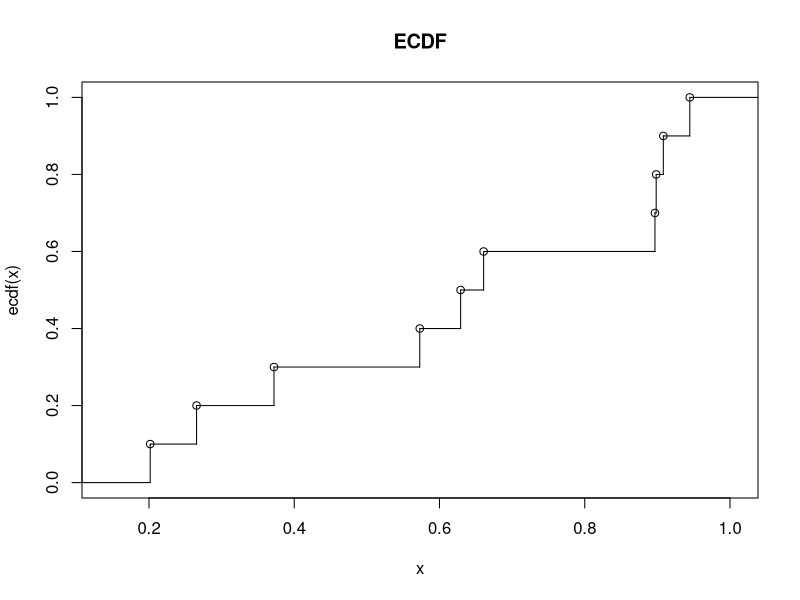
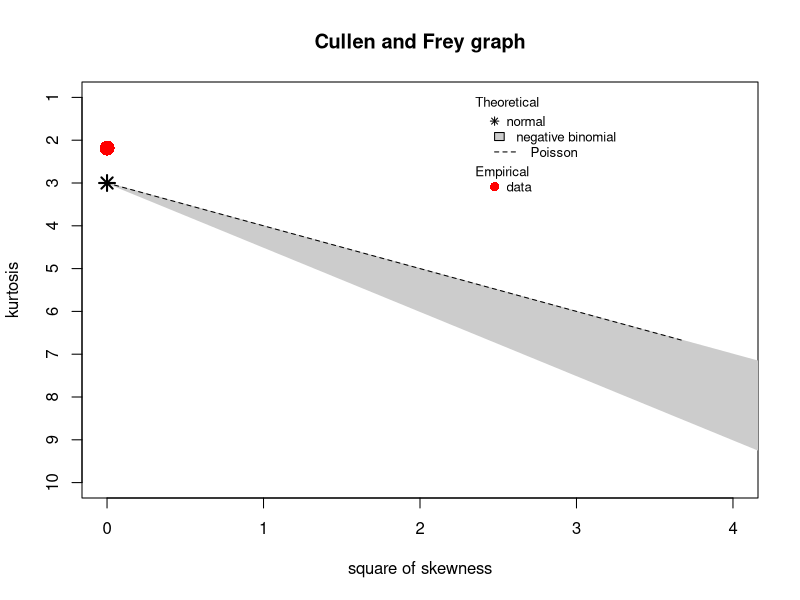
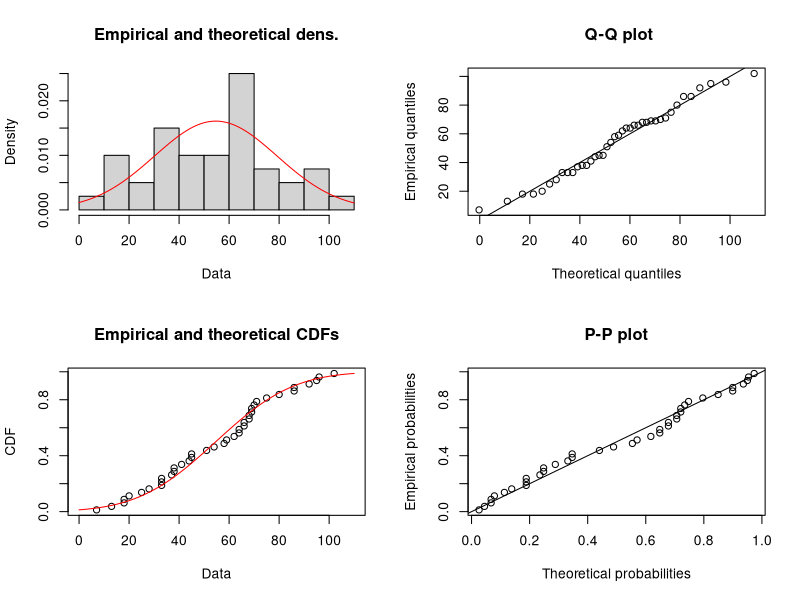
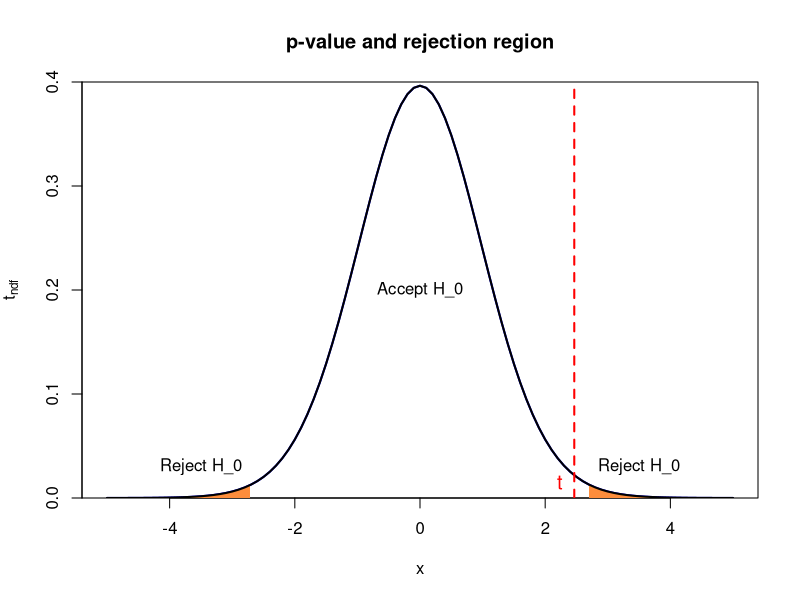

The R source for these figures, in order:
## ---- chunk 1
knitr::opts_chunk$set(echo = TRUE)
## ---- chunk 2
n <- 10000000; z <- rnorm(n)
zneg <- 0;j <- 1
system.time(
  for (i in 1:n) {
    if (z[i]<0) {
      zneg[j] <- z[i] 
      j <- j + 1
  }
})
## ---- chunk 3
system.time({
zneg2 <- z[z < 0]
})

sum(zneg != zneg2)
## ---- chunk 4
set.seed(0); n <- 1000
A <- matrix(runif(n*n),n,n); 
x.true <- runif(n) 
y <- A%*%x.true
## ---- chunk 5
system.time({
  A_inv = solve(A) 
  x1 <- A_inv %*% y
})
mean(abs(x.true - x1))
## ---- chunk 6
system.time({
  x2 <- solve(A, y)
  }
)
mean(abs(x.true - x2))
## ---- chunk 7
my_ecdf <- function(x){
  r <- sort.int(x, index.return = TRUE)
  x.sorted <- r$x
  idxs <- r$ix 

  l <- length(x.sorted)
  m_ecdf <- seq(l)          # just initialize a sequence of length l
  m_ecdf[idxs] <- (1:l) / l # so that this trick to evaluate the ecdf works

  return(m_ecdf)
}

## ---- chunk 8
my_ecdf <- function(x, plot.cdf=FALSE){
  r <- sort.int(x, index.return = TRUE)
  x.sorted <- r$x
  idxs <- r$ix 

  l <- length(x.sorted)
  m_ecdf <- seq(l)          # just initialize a sequence of length l
  m_ecdf[idxs] <- (1:l) / l # so that this trick to evaluate the ecdf works
  
  # plotting the ecdef if required
  if(plot.cdf){
    sf = stepfun(x.sorted, (0:l) / l, f=0)
    plot(sf, main="ECDF", ylab = "ecdf(x)", xlab="x")
    }
  
  return(m_ecdf)
}

n = 10
set.seed(0)
x = runif(n)
m_ecdf <- my_ecdf(x, plot.cdf=TRUE)
# checking if it gives the same results of the built-in function
sum(abs(m_ecdf - ecdf(x)(x)))
## ---- chunk 9
age <- c(64, 95, 28, 64, 62, 54, 92, 96, 86, 69, 102, 75, 33, 33,68, 86, 45, 37, 59, 20, 33, 18, 7, 18, 38, 66, 45, 66, 80, 69, 58, 44, 41, 70, 25, 51, 71, 68, 13, 38)
## ---- chunk 10
#checking the assumption of normal distribution
library(fitdistrplus)
descdist(age, discrete = TRUE)
fit.norm <- fitdist(age, "norm")
plot(fit.norm)
## ---- chunk 11
# 99% confidence level test
#defining probability
alpha = 0.01
p = 1 - alpha
#retrieve value <- probability
c_value = qt(alpha/2, df=39, lower.tail = F)
print(c_value)

# executing the t test with the built-in function
r = t.test(age, mu=45, alternative="two.sided",conf.level=p)
print(r)


## ---- chunk 12

library(RColorBrewer)

# number of degree of freedom 
ndf = 39

# defining the quantiles that define the acceptance/rejection region
a <-  alpha / 2
b <- 1 - a  

t_interval <- c(qt(a, ndf), qt(b, ndf)) #interval of confidence for the statistcs

# Main plot of density
curve(dt(x,ndf),xlim=c(-5,5), ylim=c(0,0.4),
  main="p-value and rejection region", col = "blue", lwd = 2, xlab="x",  ylab=expression(t[ndf]),  yaxs="i")


library(RColorBrewer)
plotclr <- brewer.pal(6,"YlOrRd")
# Color the area(higher tail)
start_point <- qt(b, ndf)
end_point <-  5
cord.x <- c(start_point,  seq(start_point, end_point, 0.01),  end_point)
cord.y <- c(0,  dt(seq(start_point, end_point, 0.01), ndf ),  0)
polygon(cord.x, cord.y, col=plotclr[4], border = NA )

# Color the area(lower tail)
start_point <- -5
end_point <-  qt(a, ndf)
cord.x <- c(start_point,  seq(start_point, end_point, 0.01),  end_point)
cord.y <- c(0,  dt(seq(start_point, end_point, 0.01), ndf ),  0)
polygon(cord.x, cord.y, col=plotclr[4], border = NA )

# Plot again because it's covered
curve(dt(x,ndf),xlim=c(-5,5),main=expression(t[ndf]),  lwd = 2, add = TRUE, yaxs="i")


# Vertical line of statistic 
abline(v =r$statistic, lty=2, lwd=2, col="red")

#Adding some texts
text (0,0.2, paste("Accept", expression(H_0)))
text (3.5,0.03, paste("Reject", expression(H_0)))
text (-3.5,0.03, paste("Reject", expression(H_0)))
text(as.double(r$statistic)-0.23, 0.015, "t", col="red", cex=1.2)
